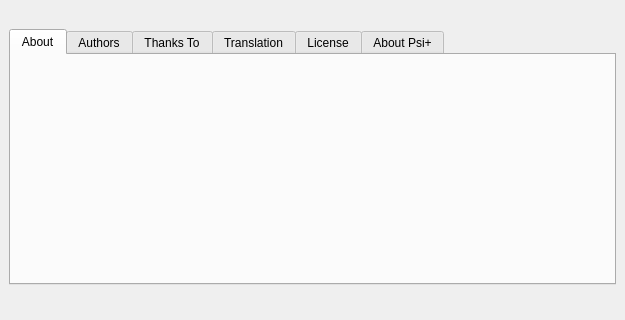
<?xml version="1.0" encoding="UTF-8"?>
<ui version="4.0">
 <class>AboutDlg</class>
 <widget class="QDialog" name="AboutDlg">
  <property name="geometry">
   <rect>
    <x>0</x>
    <y>0</y>
    <width>625</width>
    <height>320</height>
   </rect>
  </property>
  <property name="windowTitle">
   <string>About</string>
  </property>
  <layout class="QVBoxLayout">
   <property name="spacing">
    <number>6</number>
   </property>
   <property name="leftMargin">
    <number>9</number>
   </property>
   <property name="topMargin">
    <number>9</number>
   </property>
   <property name="rightMargin">
    <number>9</number>
   </property>
   <property name="bottomMargin">
    <number>9</number>
   </property>
   <item>
    <layout class="QHBoxLayout">
     <property name="spacing">
      <number>6</number>
     </property>
     <property name="leftMargin">
      <number>0</number>
     </property>
     <property name="topMargin">
      <number>0</number>
     </property>
     <property name="rightMargin">
      <number>0</number>
     </property>
     <property name="bottomMargin">
      <number>0</number>
     </property>
     <item>
      <widget class="IconLabel" name="lb_icon" native="true">
       <property name="psiIconName" stdset="0">
        <string notr="true">psi/logo_48</string>
       </property>
      </widget>
     </item>
     <item>
      <widget class="QLabel" name="lb_name">
       <property name="sizePolicy">
        <sizepolicy hsizetype="Expanding" vsizetype="Preferred">
         <horstretch>0</horstretch>
         <verstretch>0</verstretch>
        </sizepolicy>
       </property>
       <property name="textFormat">
        <enum>Qt::RichText</enum>
       </property>
       <property name="textInteractionFlags">
        <set>Qt::LinksAccessibleByMouse|Qt::TextSelectableByMouse</set>
       </property>
      </widget>
     </item>
    </layout>
   </item>
   <item>
    <widget class="QTabWidget" name="tw_tabs">
     <property name="currentIndex">
      <number>0</number>
     </property>
     <widget class="QWidget" name="tab_about">
      <attribute name="title">
       <string>About</string>
      </attribute>
      <layout class="QVBoxLayout">
       <property name="spacing">
        <number>6</number>
       </property>
       <property name="leftMargin">
        <number>9</number>
       </property>
       <property name="topMargin">
        <number>9</number>
       </property>
       <property name="rightMargin">
        <number>9</number>
       </property>
       <property name="bottomMargin">
        <number>9</number>
       </property>
       <item>
        <spacer>
         <property name="orientation">
          <enum>Qt::Vertical</enum>
         </property>
         <property name="sizeType">
          <enum>QSizePolicy::Expanding</enum>
         </property>
         <property name="sizeHint" stdset="0">
          <size>
           <width>20</width>
           <height>40</height>
          </size>
         </property>
        </spacer>
       </item>
       <item>
        <widget class="QLabel" name="lb_about">
         <property name="sizePolicy">
          <sizepolicy hsizetype="Expanding" vsizetype="Expanding">
           <horstretch>0</horstretch>
           <verstretch>0</verstretch>
          </sizepolicy>
         </property>
         <property name="text">
          <string>&lt;html&gt;&lt;head/&gt;&lt;body&gt;&lt;p&gt;&lt;br/&gt;&lt;/p&gt;&lt;/body&gt;&lt;/html&gt;</string>
         </property>
         <property name="textFormat">
          <enum>Qt::RichText</enum>
         </property>
        </widget>
       </item>
       <item>
        <widget class="URLLabel" name="uRLLabel1" native="true">
         <property name="url" stdset="0">
          <string>https://psi-im.org</string>
         </property>
         <property name="title" stdset="0">
          <string>https://psi-im.org</string>
         </property>
        </widget>
       </item>
       <item>
        <spacer>
         <property name="orientation">
          <enum>Qt::Vertical</enum>
         </property>
         <property name="sizeType">
          <enum>QSizePolicy::Expanding</enum>
         </property>
         <property name="sizeHint" stdset="0">
          <size>
           <width>20</width>
           <height>40</height>
          </size>
         </property>
        </spacer>
       </item>
      </layout>
     </widget>
     <widget class="QWidget" name="tab_authors">
      <attribute name="title">
       <string>Authors</string>
      </attribute>
      <layout class="QVBoxLayout">
       <property name="spacing">
        <number>6</number>
       </property>
       <property name="leftMargin">
        <number>9</number>
       </property>
       <property name="topMargin">
        <number>9</number>
       </property>
       <property name="rightMargin">
        <number>9</number>
       </property>
       <property name="bottomMargin">
        <number>9</number>
       </property>
       <item>
        <widget class="PsiTextView" name="te_authors" native="true"/>
       </item>
      </layout>
     </widget>
     <widget class="QWidget" name="tab_thanks">
      <attribute name="title">
       <string>Thanks To</string>
      </attribute>
      <layout class="QVBoxLayout">
       <property name="spacing">
        <number>6</number>
       </property>
       <property name="leftMargin">
        <number>9</number>
       </property>
       <property name="topMargin">
        <number>9</number>
       </property>
       <property name="rightMargin">
        <number>9</number>
       </property>
       <property name="bottomMargin">
        <number>9</number>
       </property>
       <item>
        <widget class="PsiTextView" name="te_thanks" native="true"/>
       </item>
      </layout>
     </widget>
     <widget class="QWidget" name="tab_translation">
      <attribute name="title">
       <string>Translation</string>
      </attribute>
      <layout class="QVBoxLayout">
       <property name="spacing">
        <number>6</number>
       </property>
       <property name="leftMargin">
        <number>9</number>
       </property>
       <property name="topMargin">
        <number>9</number>
       </property>
       <property name="rightMargin">
        <number>9</number>
       </property>
       <property name="bottomMargin">
        <number>9</number>
       </property>
       <item>
        <widget class="PsiTextView" name="te_translation" native="true">
         <property name="sizePolicy">
          <sizepolicy hsizetype="Preferred" vsizetype="Expanding">
           <horstretch>0</horstretch>
           <verstretch>0</verstretch>
          </sizepolicy>
         </property>
        </widget>
       </item>
      </layout>
     </widget>
     <widget class="QWidget" name="tab_license">
      <attribute name="title">
       <string>License</string>
      </attribute>
      <layout class="QVBoxLayout">
       <property name="spacing">
        <number>6</number>
       </property>
       <property name="leftMargin">
        <number>9</number>
       </property>
       <property name="topMargin">
        <number>9</number>
       </property>
       <property name="rightMargin">
        <number>9</number>
       </property>
       <property name="bottomMargin">
        <number>9</number>
       </property>
       <item>
        <widget class="QTextEdit" name="te_license">
         <property name="readOnly">
          <bool>true</bool>
         </property>
        </widget>
       </item>
      </layout>
     </widget>
     <widget class="QWidget" name="tab_psiplus">
      <attribute name="title">
       <string>About Psi+</string>
      </attribute>
      <layout class="QVBoxLayout">
       <property name="spacing">
        <number>6</number>
       </property>
       <property name="leftMargin">
        <number>9</number>
       </property>
       <property name="topMargin">
        <number>9</number>
       </property>
       <property name="rightMargin">
        <number>9</number>
       </property>
       <property name="bottomMargin">
        <number>9</number>
       </property>
       <item>
        <widget class="PsiTextView" name="te_psiplus" native="true"/>
       </item>
      </layout>
     </widget>
    </widget>
   </item>
   <item>
    <layout class="QHBoxLayout">
     <property name="spacing">
      <number>6</number>
     </property>
     <property name="leftMargin">
      <number>0</number>
     </property>
     <property name="topMargin">
      <number>0</number>
     </property>
     <property name="rightMargin">
      <number>0</number>
     </property>
     <property name="bottomMargin">
      <number>0</number>
     </property>
     <item>
      <spacer>
       <property name="orientation">
        <enum>Qt::Horizontal</enum>
       </property>
       <property name="sizeType">
        <enum>QSizePolicy::Expanding</enum>
       </property>
       <property name="sizeHint" stdset="0">
        <size>
         <width>418</width>
         <height>20</height>
        </size>
       </property>
      </spacer>
     </item>
     <item>
      <widget class="IconButton" name="pb_close" native="true">
       <property name="text" stdset="0">
        <string>&amp;Close</string>
       </property>
       <property name="default" stdset="0">
        <bool>true</bool>
       </property>
      </widget>
     </item>
    </layout>
   </item>
  </layout>
 </widget>
 <layoutdefault spacing="6" margin="11"/>
 <customwidgets>
  <customwidget>
   <class>IconButton</class>
   <extends></extends>
   <header>iconbutton.h</header>
  </customwidget>
  <customwidget>
   <class>IconLabel</class>
   <extends></extends>
   <header>iconlabel.h</header>
  </customwidget>
  <customwidget>
   <class>PsiTextView</class>
   <extends></extends>
   <header>psitextview.h</header>
  </customwidget>
  <customwidget>
   <class>URLLabel</class>
   <extends></extends>
   <header>urllabel.h</header>
  </customwidget>
 </customwidgets>
 <resources/>
 <connections>
  <connection>
   <sender>pb_close</sender>
   <signal>clicked(bool)</signal>
   <receiver>AboutDlg</receiver>
   <slot>accept()</slot>
   <hints>
    <hint type="sourcelabel">
     <x>436</x>
     <y>295</y>
    </hint>
    <hint type="destinationlabel">
     <x>369</x>
     <y>299</y>
    </hint>
   </hints>
  </connection>
 </connections>
</ui>
